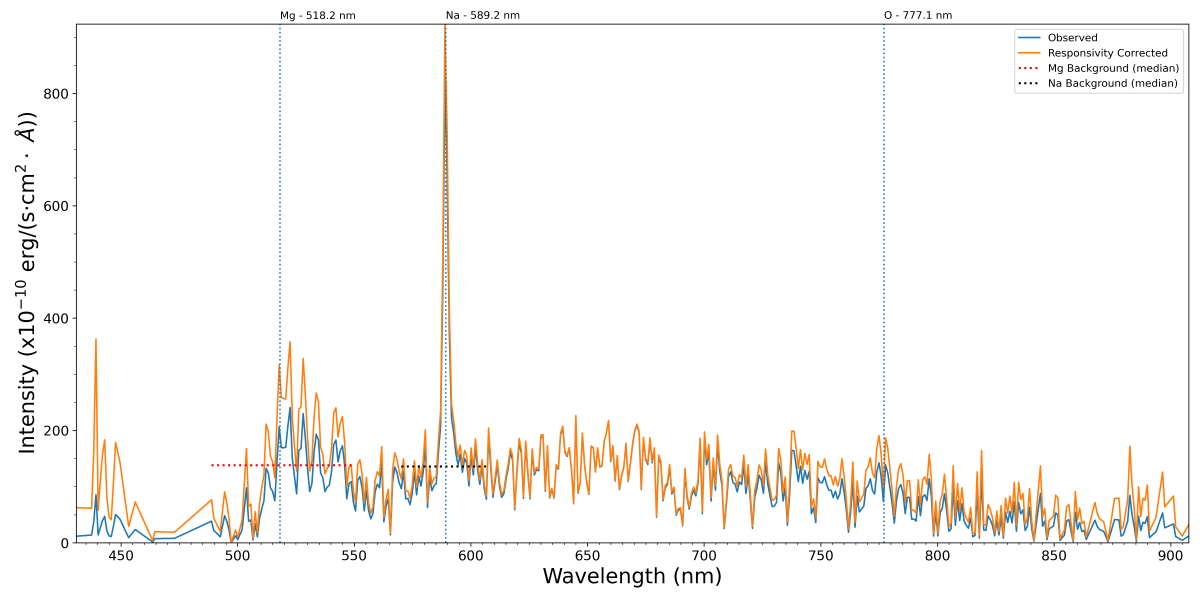
#> input picture ActiveElements_202311161831_67.png, 4800 x 2400 px, given as the content of the folder ActiveElements_202311161831_67.png, which was not available (shown at 1/4 size)
$ python ByteSwapViewer.py ActiveElements_202311161831_67.png
#> lines starting #> are read from the running program, lines starting #| are printed output that depends on the picture
import numpy as np
import argparse
import os, glob

import matplotlib.pyplot as plt
from PIL import Image

if __name__=="__main__":
		# Read arguments with argparser
	arg_parser = argparse.ArgumentParser(description="Create a contact sheet with observations and TLE overlays")
	arg_parser.add_argument('image_path', nargs='+', metavar='DIR_PATH', type=str, \
		help='Path to the image file directory.')

	# Parse command-line arguments
	cml_args = arg_parser.parse_args()

	# Get the path to the ff files from the parser
	image_path = cml_args.image_path

	images = glob.glob(os.path.join(image_path[0], "*.png"), recursive=False)


	for i in range(len(images)):
		image = Image.open(images[i])
#> image is the input picture: PIL image 4800x2400 RGBA; mean R, G, B, A 250.1, 248, 246, 255
		image = np.asarray(image)
		image_bs = image.byteswap()
		print(np.max(image), np.max(image_bs))
#| 255 255
		print(np.min(image), np.min(image_bs))
#| 0 0
		plt.figure(figsize=(10,10))
		plt.imshow(image_bs, vmin=2400, vmax= 3000)
		plt.title(os.path.basename(images[i]))
		plt.colorbar()
		plt.tight_layout()
		plt.show()
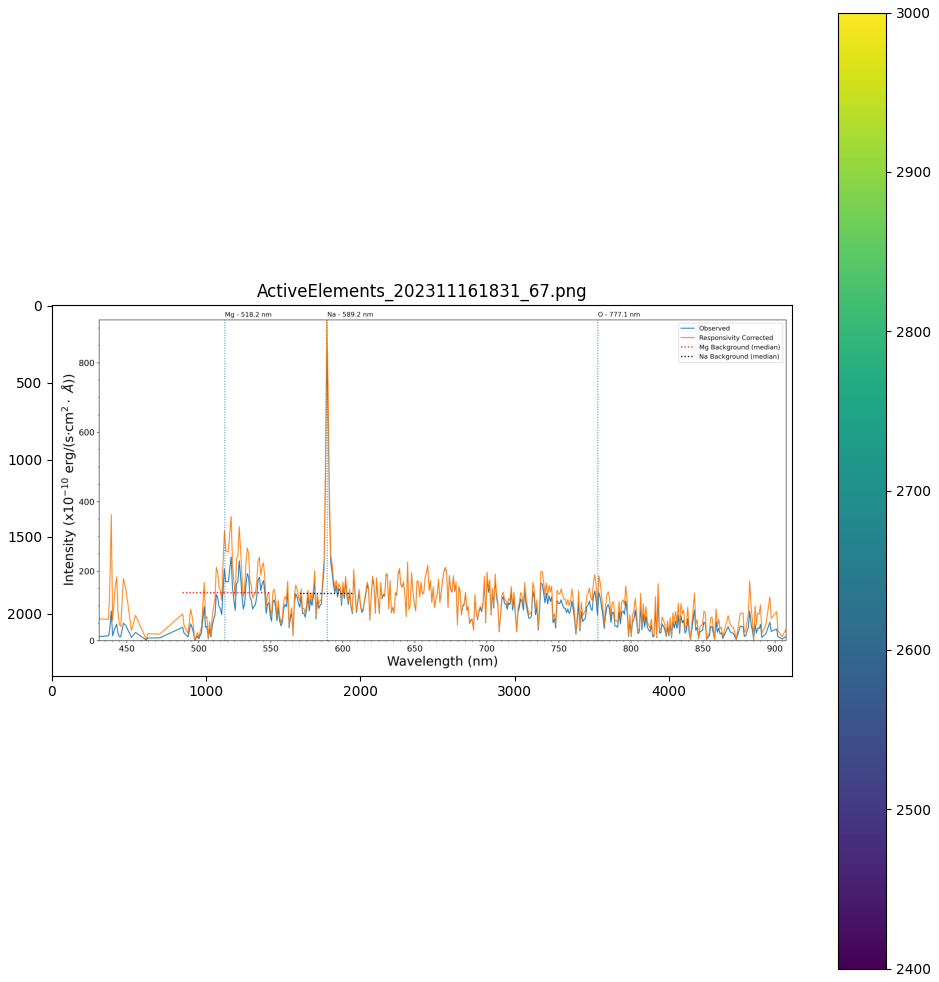
#> figure drawn by matplotlib, 2 panels
		plt.close()
	# for i in range(len(images)):

$ run again, on ActiveElements_202542344152_67.png
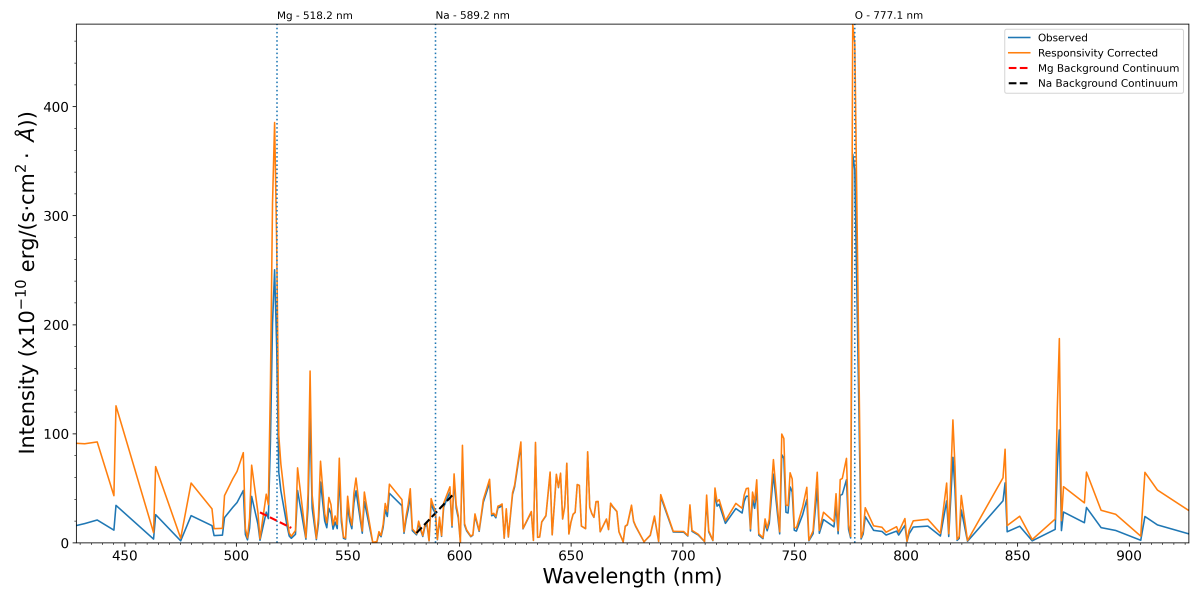
#> input picture ActiveElements_202542344152_67.png, 4800 x 2400 px, given as the content of the folder ActiveElements_202542344152_67.png, which was not available (shown at 1/4 size)
#> image is the input picture: PIL image 4800x2400 RGBA; mean R, G, B, A 250.7, 248.9, 247.2, 255
#| 255 255
#| 0 0
#> `plt.show()`:
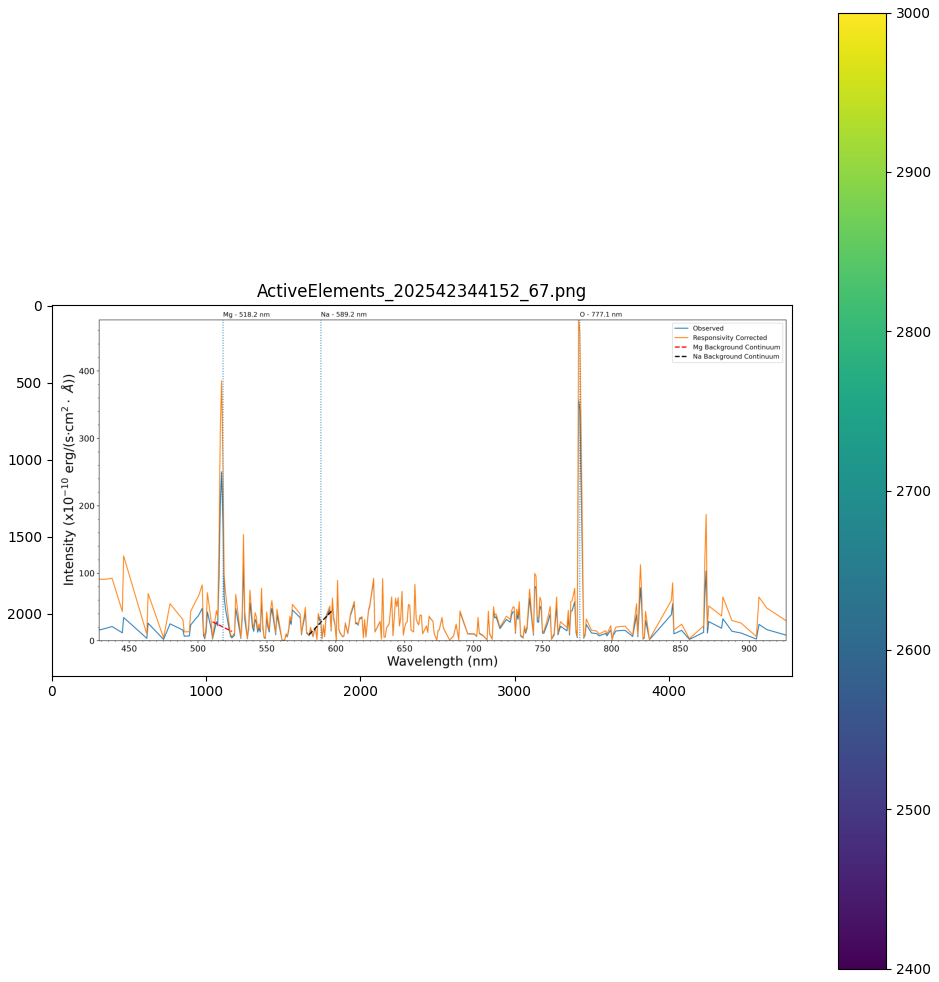
#> figure drawn by matplotlib, 2 panels

$ run again, on ActiveElements_20254485522_69.png
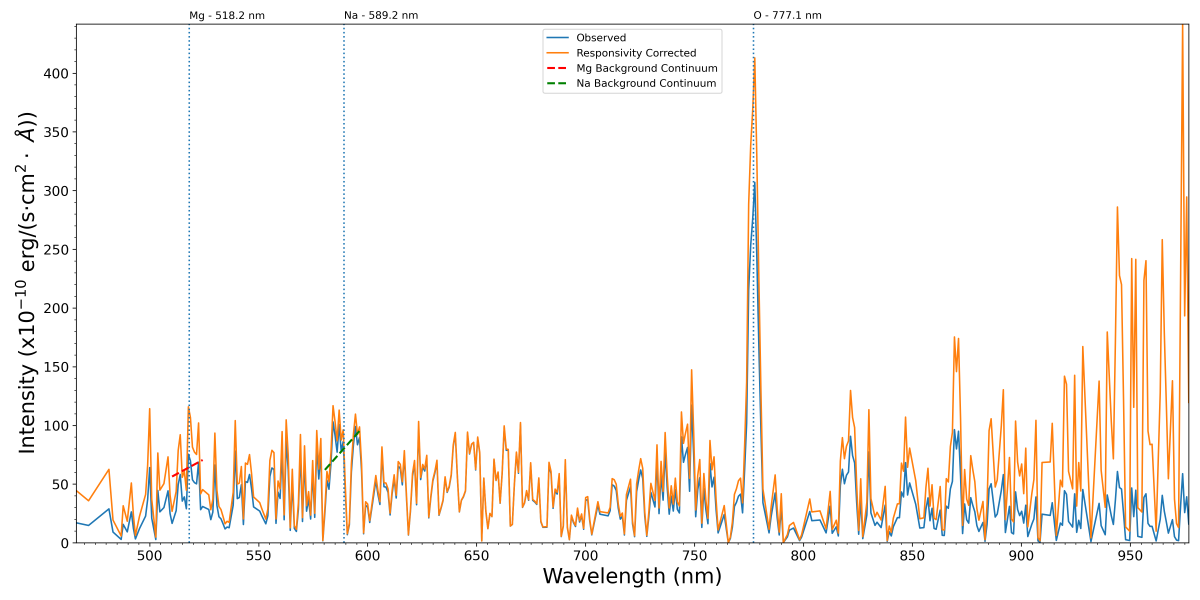
#> input picture ActiveElements_20254485522_69.png, 4800 x 2400 px, given as the content of the folder ActiveElements_20254485522_69.png, which was not available (shown at 1/4 size)
#> image is the input picture: PIL image 4800x2400 RGBA; mean R, G, B, A 249.5, 245.8, 242.4, 255
#| 255 255
#| 0 0
#> `plt.show()`:
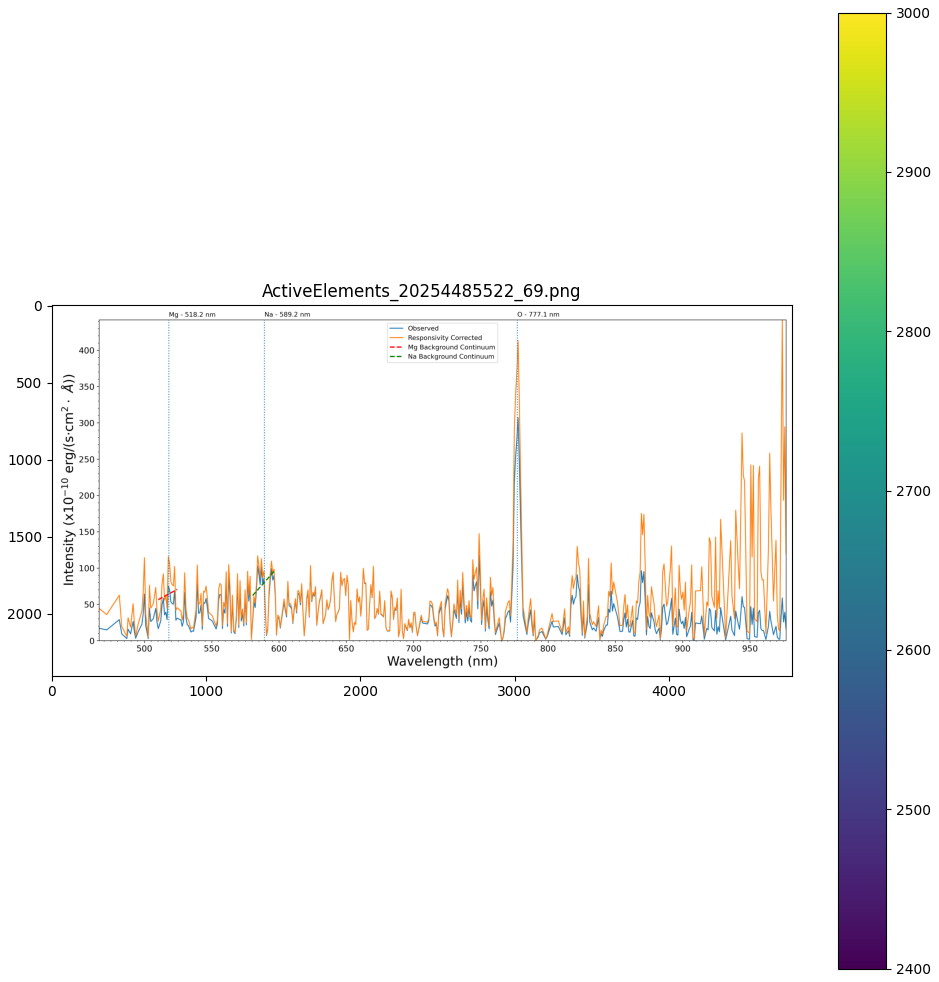
#> figure drawn by matplotlib, 2 panels

$ run again, on ActiveElements_20255286614_67.png
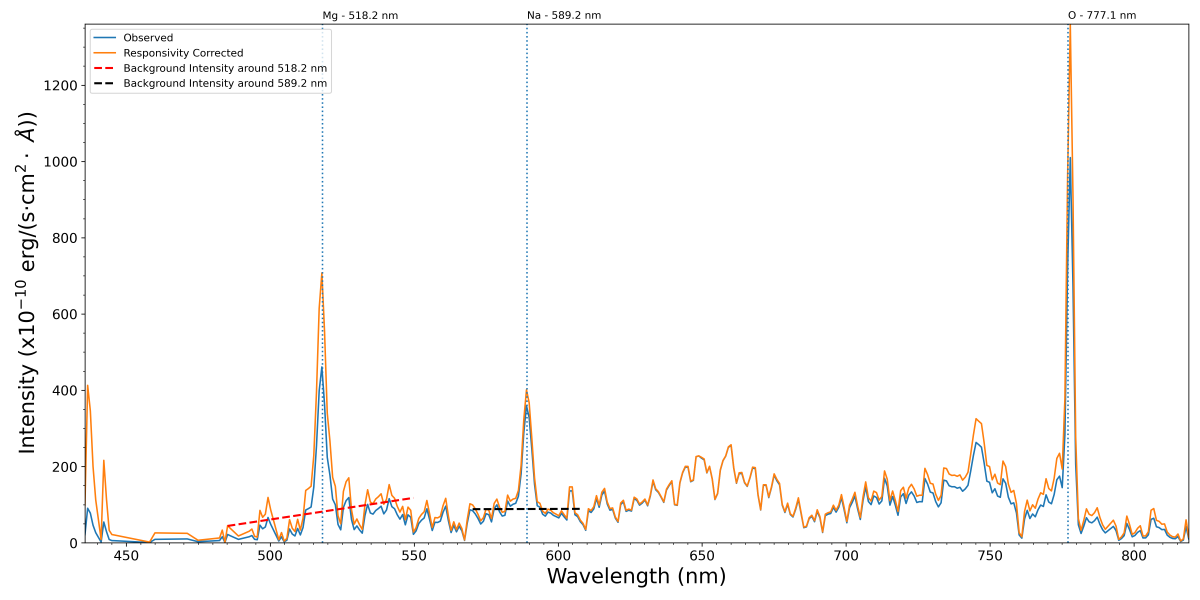
#> input picture ActiveElements_20255286614_67.png, 4800 x 2400 px, given as the content of the folder ActiveElements_20255286614_67.png, which was not available (shown at 1/4 size)
#> image is the input picture: PIL image 4800x2400 RGBA; mean R, G, B, A 250.7, 249.7, 248.9, 255
#| 255 255
#| 0 0
#> `plt.show()`:
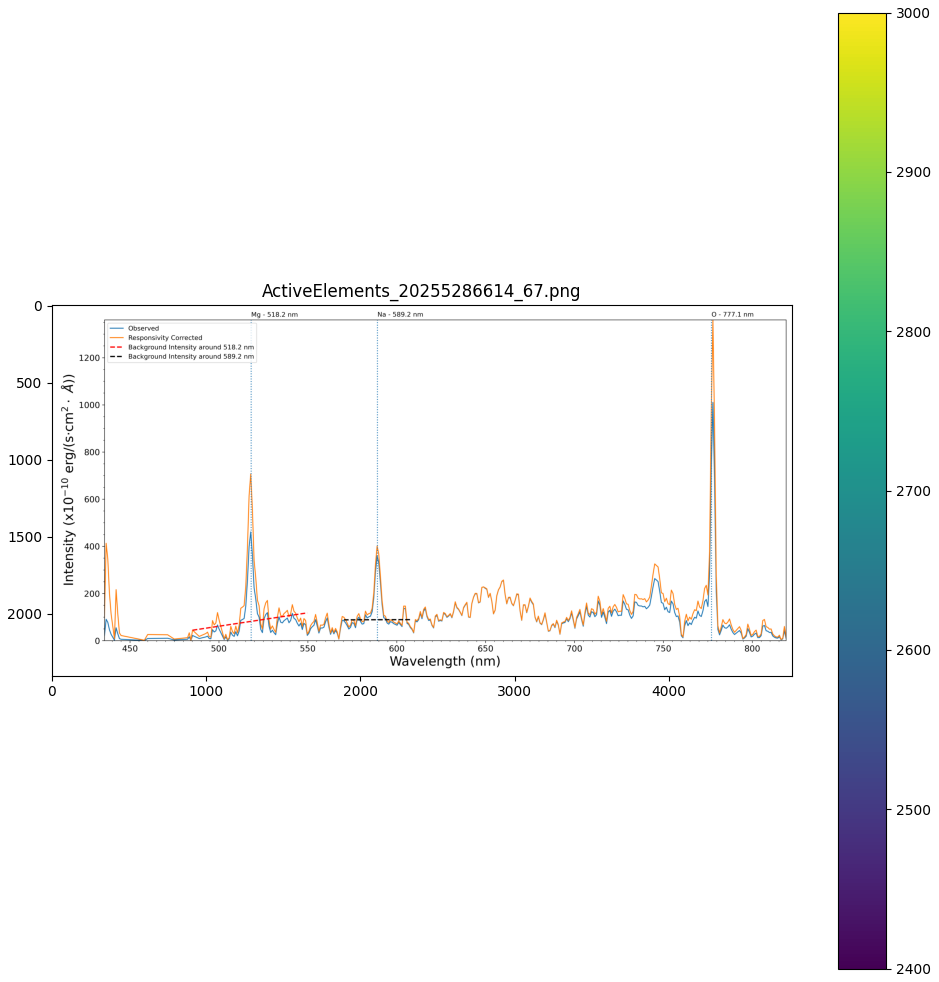
#> figure drawn by matplotlib, 2 panels
